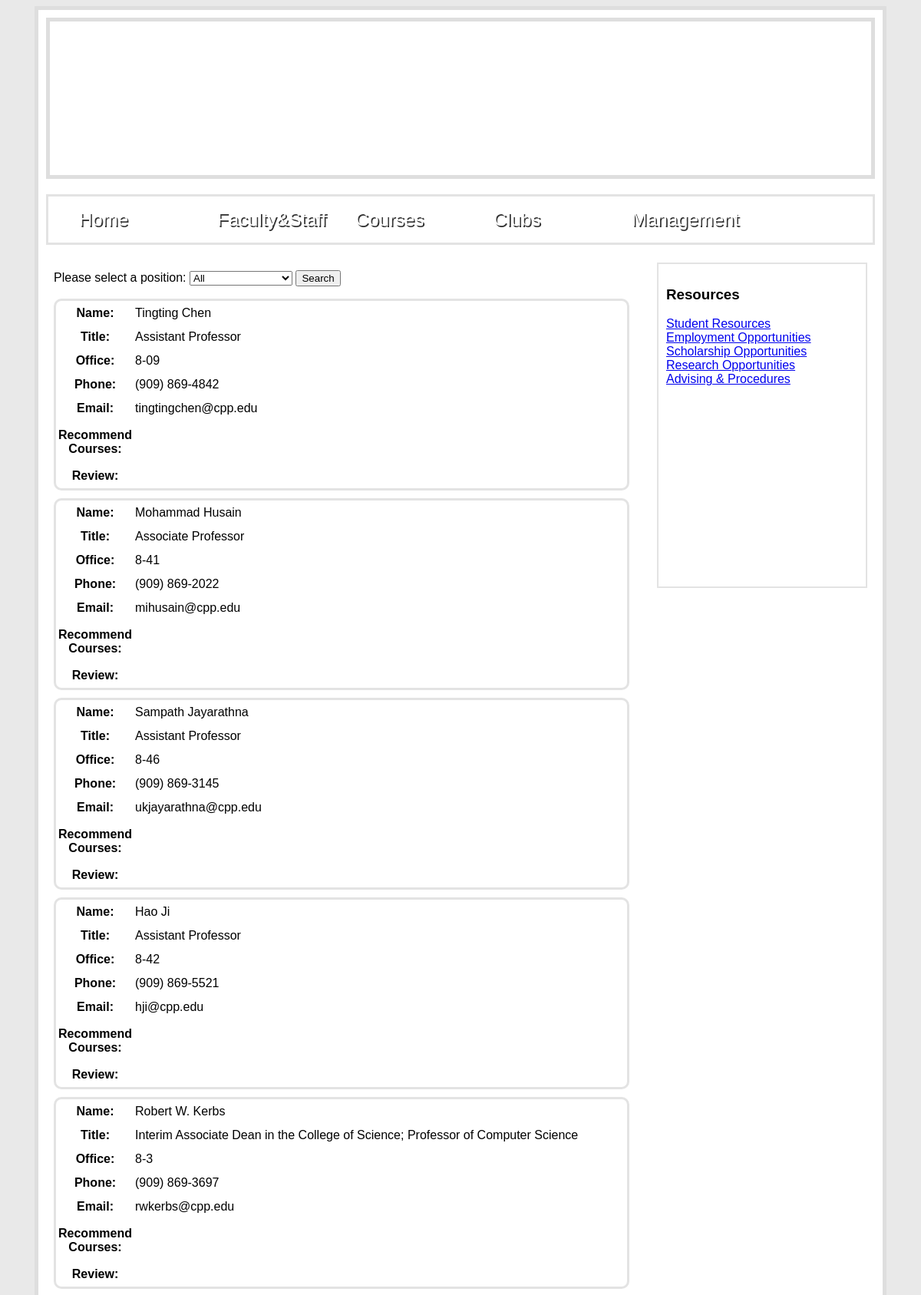
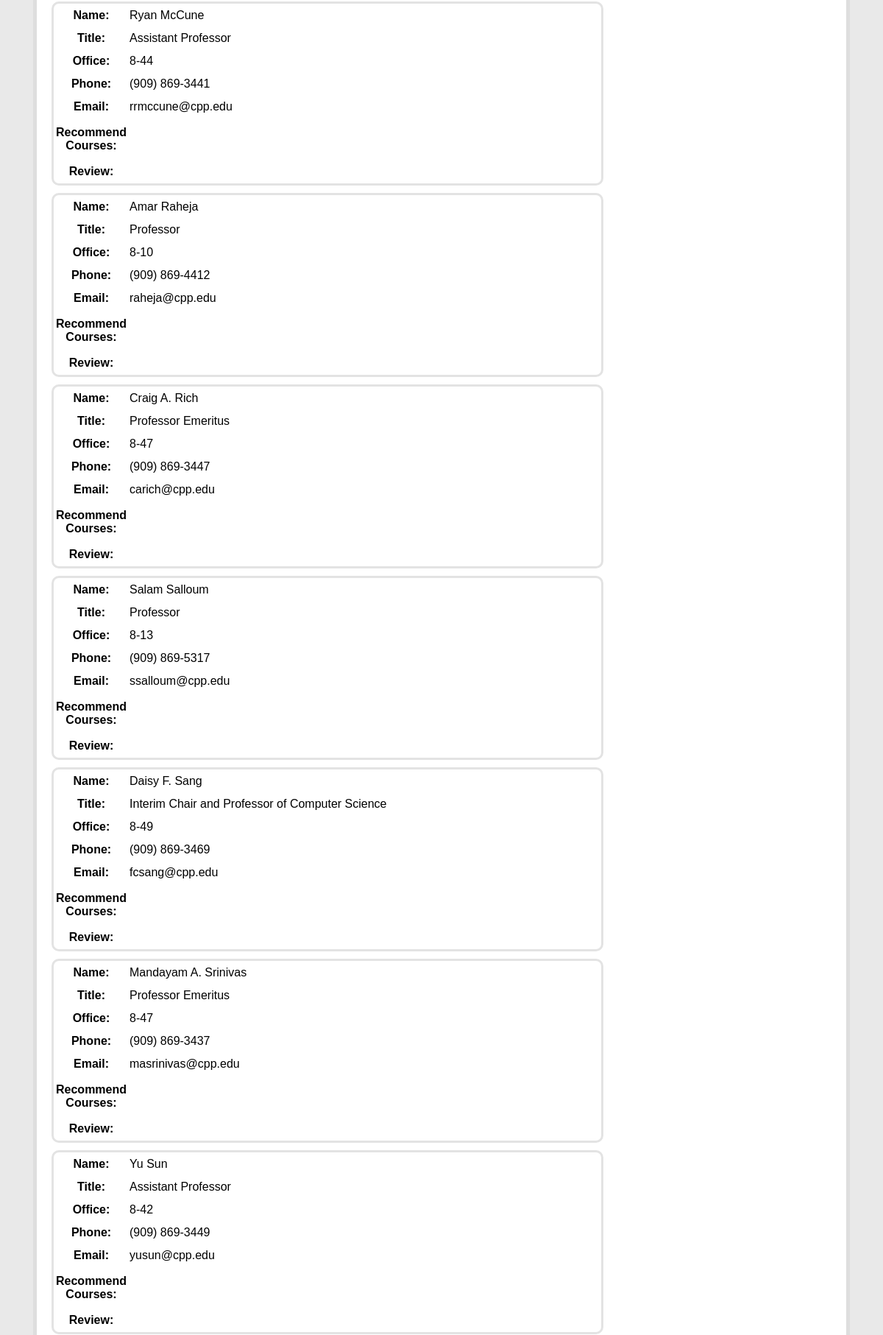
The app's page /FacultyStaff.php (upper part) with its own data (2 pictures, top to bottom).
### tables this page shows
CREATE TABLE `facultystaff` (
  `id` int(11) NOT NULL,
  `pos` varchar(255) DEFAULT NULL,
  `name` varchar(255) DEFAULT NULL,
  `title` varchar(255) DEFAULT NULL,
  `office` varchar(255) DEFAULT NULL,
  `phone` varchar(255) DEFAULT NULL,
  `email` varchar(255) DEFAULT NULL,
  `courses` varchar(255) DEFAULT NULL,
  `review` text
);

### FacultyStaff.php (called while the page is built, shortened)
<?php
require 'Controller/FacultyStaffController.php';
$controller = new FacultyStaffController();
if(isset($_POST['pos']))
{
    $table = $controller->CreateTable($_POST['pos']);
}
else
{
    $table = $controller->CreateTable('%');
}
$content = $controller->CreateFacultyStaffDropdownList(). $table;
include 'Template.php';
?>

### Model/Credentials.php (called while the page is built, shortened)
<?php
$database = "facultystaffdb";
?>

### Model/FacultyStaffModel.php (called while the page is built, shortened)
<?php
require ("Entities/FacultyStaffEntity.php");
class FacultyStaffModel
{
    function GetFacultyStaffPoss()
    {
        require 'Credentials.php';
        $link = mysqli_connect($host, $user, $passwd, $database) or die(mysqli_error($link));
        mysqli_select_db($link, $database);
        $result = mysqli_query($link, "SELECT DISTINCT pos FROM facultystaff") or die(mysqli_error($link));
        $poss = array();
        while($row = mysqli_fetch_array($result))
        {
            array_push($poss, $row[0]);
        }
        return $poss;
    }
    function GetFacultyStaffByPos($pos)
    {
        require 'Credentials.php';
        $link = mysqli_connect($host, $user, $passwd, $database) or die(mysqli_error($link));
        mysqli_select_db($link, $database);
        $query = "SELECT * FROM facultystaff WHERE pos LIKE '$pos'";
        $result = mysqli_query($link, $query) or die(mysqli_error($link));
        $facultystaffArray = array();
        while($row = mysqli_fetch_array($result))
        {
            $id = $row[0];
            $pos = $row[1];
            $name = $row[2];
            $title = $row[3];
            $office = $row[4];
            $phone = $row[5];
            $email = $row[6];
            $courses = $row[7];
            $review = $row[8];
            $facultystaff = new FacultyStaffEntity($id, $pos, $name, $title, $office, $phone, $email, $courses, $review);
            array_push($facultystaffArray, $facultystaff);
        }
        return $facultystaffArray;
    }
}
?>

### Entities/FacultyStaffEntity.php (called while the page is built, shortened)
<?php
class FacultyStaffEntity
{
    function __construct($id, $pos, $name, $title, $office, $phone, $email, $courses, $review) {
        $this->name = $name;
        $this->title = $title;
        $this->office = $office;
        $this->phone = $phone;
        $this->email = $email;
    }
}
?>

### Controller/FacultyStaffController.php (the view, shortened to what this page needs)
<?php
require ("Model/FacultyStaffModel.php");
class FacultyStaffController
{
    function CreateFacultyStaffDropdownList()
    {
        $personModel = new FacultyStaffModel();
        $result = "<form action = '' method = 'post' width = '200px'>
                    Please select a position:
                    <select name = 'pos' >
                        <option value = '%' >All</option>
                        ".$this->CreateOptionValues($personModel->GetFacultyStaffPoss()).
                    "</select>
                    <input type = 'submit' value = 'Search' />
                  </form>";
        return $result;
    }
    function CreateOptionValues(array $valueArray)
    {
        $result = "";
        foreach ($valueArray as $value)
        {
            $result = $result . "<option value = '$value'>$value</option>";
        }
        return $result;
    }
    function CreateTable($poss)
    {
        $personModel = new FacultyStaffModel();
        $array = $personModel->GetFacultyStaffByPos($poss);
        $result = "";
        foreach ($array as $key => $person)
        {
            $result = $result .
                    "<table class = 'table'>
                    <tr>
                        <th width = '75px' >Name: </th>
                        <td>$person->name</td>
                    </tr>
                    <tr>
                        <th>Title: </th>
                        <td>$person->title</td>
                    </tr>
                    <tr>
                        <th>Office: </th>
                        <td>$person->office</td>
                    </tr>
                    <tr>
                        <th>Phone: </th>
                        <td>$person->phone</td>
                    </tr>
                    <tr>
                        <th>Email: </th>
                        <td>$person->email</td>
                    </tr>
                    <tr>
                        <th>Recommend Courses: </th>
                        <td>$person->courses</td>
                    </tr>
                    <tr>
                        <th>Review: </th>
                        <td>$person->review</td>
                    </tr>
                    </table>";
        }
        return $result;
    }
}
?>

### Styles/StyleSheet.css (style rules this page uses)
body { font-family: lucida grande, thoma, verdana, arial, sans-serif; background-color: #e9e9e9; }
.table { width: 750px; height: 250px; margin: 10px 10px 10px 0; border: 3px solid #E3E3E3; border-radius: 10px; moz-border-radius: 10px }

### records on screen
facultystaff: name "Tingting Chen", title "Assistant Professor", office "8-09", phone "(909) 869-4842", email "tingtingchen@cpp.edu"
facultystaff: name "Mohammad Husain", title "Associate Professor", office "8-41", phone "(909) 869-2022", email "mihusain@cpp.edu"
facultystaff: name "Sampath Jayarathna", title "Assistant Professor", office "8-46", phone "(909) 869-3145", email "ukjayarathna@cpp.edu"
facultystaff: name "Hao Ji", title "Assistant Professor", office "8-42", phone "(909) 869-5521", email "hji@cpp.edu"
facultystaff: name "Robert W. Kerbs", title "Interim Associate Dean in the College of Science; Professor of Computer Science", office "8-3", phone "(909) 869-3697", email "rwkerbs@cpp.edu"
facultystaff: name "Ryan McCune", title "Assistant Professor", office "8-44", phone "(909) 869-3441", email "rrmccune@cpp.edu"
facultystaff: name "Amar Raheja", title "Professor", office "8-10", phone "(909) 869-4412", email "raheja@cpp.edu"
facultystaff: name "Craig A. Rich", title "Professor Emeritus", office "8-47", phone "(909) 869-3447", email "carich@cpp.edu"
facultystaff: name "Salam Salloum", title "Professor", office "8-13", phone "(909) 869-5317", email "ssalloum@cpp.edu"
facultystaff: name "Daisy F. Sang", title "Interim Chair and Professor of Computer Science", office "8-49", phone "(909) 869-3469", email "fcsang@cpp.edu"
facultystaff: name "Mandayam A. Srinivas", title "Professor Emeritus", office "8-47", phone "(909) 869-3437", email "masrinivas@cpp.edu"
facultystaff: name "Yu Sun", title "Assistant Professor", office "8-42", phone "(909) 869-3449", email "yusun@cpp.edu"
